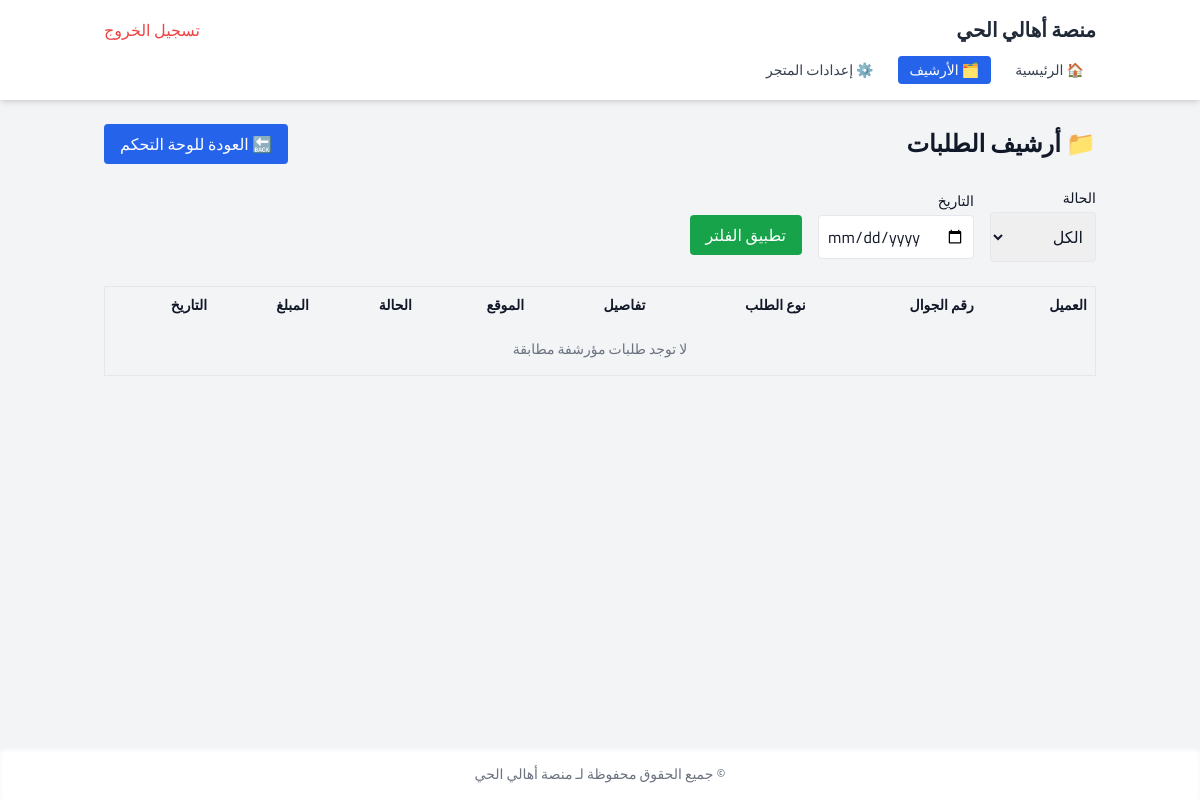
Before: /orders/archive/ (signed in) with the older database file.
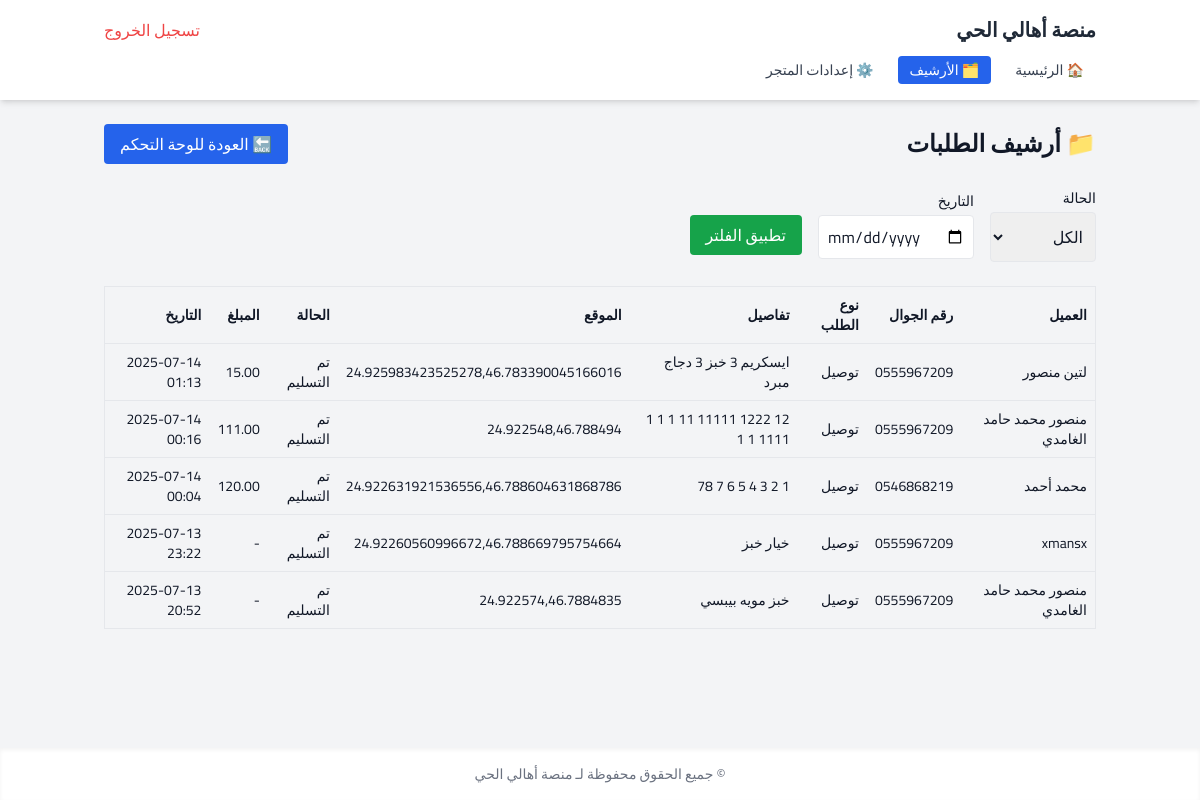
After: the same page with the newer database file.
### orders/models.py (models this page shows, shortened)
class Order(models.Model):
    class Status(models.TextChoices):
        NEW = 'new', 'جديد'
        PREPARING = 'preparing', 'قيد التجهيز'
        DELIVERING = 'delivering', 'قيد التوصيل'
        DELIVERED = 'delivered', 'تم التسليم'
        CANCELED = 'canceled', 'ملغي'
        DELETED = 'deleted', 'محذوف'
    class DeliveryType(models.TextChoices):
        PICKUP = 'pickup', 'استلام من المحل'
        DELIVERY = 'delivery', 'توصيل'
    store = models.ForeignKey(
        Store,
        on_delete=models.CASCADE,
        related_name="direct_orders",
        verbose_name="المتجر"
    )
    customer_name = models.CharField("اسم العميل", max_length=100)
    customer_phone = models.CharField("رقم الجوال", max_length=20)
    customer_location = models.CharField("الوصف النصي للموقع", max_length=255, blank=True)
    latitude = models.FloatField("خط العرض", null=True, blank=True)
    longitude = models.FloatField("خط الطول", null=True, blank=True)
    details = models.TextField("تفاصيل الطلب")
    notes = models.TextField("ملاحظات إضافية", blank=True)
    delivery_type = models.CharField(
        "نوع الطلب",
        max_length=20,
        choices=DeliveryType.choices
    )
    status = models.CharField(
        "الحالة",
        max_length=20,
        choices=Status.choices,
        default=Status.NEW
    )
    assigned_to = models.ForeignKey(
        settings.AUTH_USER_MODEL,
        on_delete=models.SET_NULL,
        null=True,
        blank=True,
        related_name='assigned_orders',
        limit_choices_to={'user_type': 'delivery'},
        verbose_name="المندوب"
    )
    invoice_amount = models.DecimalField(
        "مبلغ الفاتورة",
        max_digits=10,
        decimal_places=2,
        null=True,
        blank=True
    )
    created_at = models.DateTimeField("وقت الإنشاء", auto_now_add=True)
    class Meta:
        verbose_name = "طلب"
        verbose_name_plural = "الطلبات"
        ordering = ['-created_at']

### orders/views.py (the view)
# urls.py: path('archive/', views.merchant_archive, name='merchant_archive'),
@login_required
def merchant_archive(request):
    if request.user.user_type != 'merchant':
        return redirect('login')
    try:
        store = Store.objects.get(user=request.user)
    except Store.DoesNotExist:
        return redirect('store_settings')
    orders = Order.objects.filter(
        store=store,
        status__in=['delivered', 'canceled', 'deleted']
    )
    status = request.GET.get('status')
    if status:
        orders = orders.filter(status=status)
    date = request.GET.get('date')
    if date:
        try:
            date_obj = datetime.strptime(date, "%Y-%m-%d")
            orders = orders.filter(created_at__date=date_obj)
        except ValueError:
            pass
    orders = orders.order_by('-created_at')
    return render(request, 'orders/merchant_archive.html', {
        'orders': orders,
        'selected_status': status or '',
        'selected_date': date or ''
    })

### templates/orders/merchant_archive.html (shortened to what this page needs)
{% extends "core/base.html" %}
{% block content %}
<div class="flex items-center justify-between mb-6">
    <h2 class="text-2xl font-bold">📁 أرشيف الطلبات</h2>
    <a href="{% url 'merchant_dashboard' %}" class="bg-blue-600 text-white px-4 py-2 rounded hover:bg-blue-700">🔙 العودة للوحة التحكم</a>
</div>
<form method="get" class="flex gap-4 items-center mb-6">
    <div>
        <label class="block text-sm font-medium mb-1">الحالة</label>
        <select name="status" class="border rounded p-2">
            <option value="">الكل</option>
        </select>
    </div>
    <div>
        <label class="block text-sm font-medium mb-1">التاريخ</label>
        <input type="date" name="date" value="{{ selected_date }}" class="border rounded p-2">
    </div>
    <button type="submit" class="bg-green-600 text-white px-4 py-2 rounded hover:bg-green-700 mt-5">تطبيق الفلتر</button>
</form>
<table class="w-full border text-sm">
    <thead>
        <tr class="bg-gray-100 text-right">
            <th class="p-2">العميل</th>
            <th class="p-2">رقم الجوال</th>
            <th class="p-2">نوع الطلب</th>
            <th class="p-2">تفاصيل</th>
            <th class="p-2">الموقع</th>
            <th class="p-2">الحالة</th>
            <th class="p-2">المبلغ</th>
            <th class="p-2">التاريخ</th>
        </tr>
    </thead>
    <tbody>
        {% for order in orders %}
        <tr class="border-t hover:bg-gray-50">
            <td class="p-2">{{ order.customer_name }}</td>
            <td class="p-2">{{ order.customer_phone }}</td>
            <td class="p-2">{{ order.get_delivery_type_display }}</td>
            <td class="p-2">{{ order.details }}</td>
            <td class="p-2">{{ order.customer_location }}</td>
            <td class="p-2">{{ order.get_status_display }}</td>
            <td class="p-2">{{ order.invoice_amount|default:"-" }}</td>
            <td class="p-2">{{ order.created_at|date:"Y-m-d H:i" }}</td>
        </tr>
        {% empty %}
        <tr><td colspan="8" class="text-center p-4 text-gray-500">لا توجد طلبات مؤرشفة مطابقة</td></tr>
        {% endfor %}
    </tbody>
</table>
{% endblock %}

Changed rows visible on the page:
added Order: customer_name "لتين منصور", customer_phone "0555967209", delivery_type "توصيل", details "ايسكريم 3 خبز 3 دجاج مبرد", customer_location "24.925983423525278,46.783390045166016", status "تم التسليم", invoice_amount "15.00", created_at "2025-07-14 01:13"
added Order: customer_name "منصور محمد حامد الغامدي", customer_phone "0555967209", delivery_type "توصيل", details "12 1222 11111 11 1 1 1 1111 1 1", customer_location "24.922548,46.788494", status "تم التسليم", invoice_amount "111.00", created_at "2025-07-14 00:16"
added Order: customer_name "محمد أحمد", customer_phone "0546868219", delivery_type "توصيل", details "1 2 3 4 5 6 7 78", customer_location "24.922631921536556,46.788604631868786", status "تم التسليم", invoice_amount "120.00", created_at "2025-07-14 00:04"
added Order: customer_name "xmansx", customer_phone "0555967209", delivery_type "توصيل", details "خيار خبز", customer_location "24.92260560996672,46.788669795754664", status "تم التسليم", invoice_amount "-", created_at "2025-07-13 23:22"
now on this page (row edited): Order: customer_name "منصور محمد حامد الغامدي", customer_phone "0555967209", delivery_type "توصيل", details "خبز مويه بيبسي", customer_location "24.922574,46.7884835", status "تم التسليم", invoice_amount "-", created_at "2025-07-13 20:52"
Other visible differences:
text no longer shown: "لا توجد طلبات مؤرشفة مطابقة"
